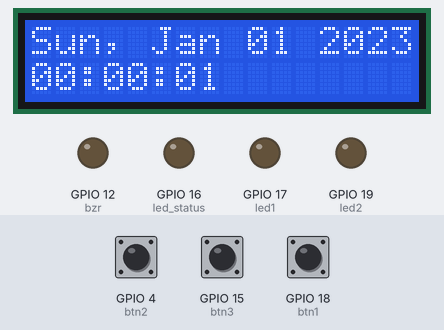
Simulated run of this sketch. Board: ESP32. On the bench: 16×2 character LCD, output pins drawn as LEDs (lit = HIGH). Dashed ring = blinking. The inputs (shaded band) are chosen by the test bench; at power-on: GPIO 18 (btn1) HIGH, GPIO 4 (btn2) HIGH, GPIO 15 (btn3) HIGH. The local clock reads 2024-03-15 10:24:30 at power-on unless the sketch sets it; EEPROM starts erased; what the sketch prints to the serial monitor is not drawn.

Above: at 1.3 s.
1.4 s: GPIO 18 (btn1) pulled LOW for 0.15 s
At 2.26 s:
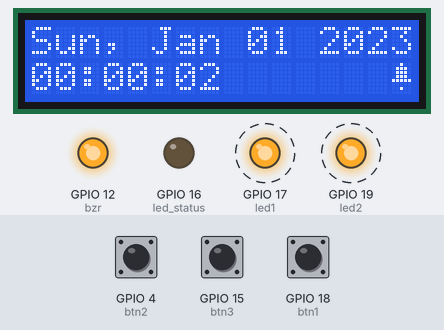
4.5 s: GPIO 4 (btn2) pulled LOW for 0.15 s
At 5.25 s:
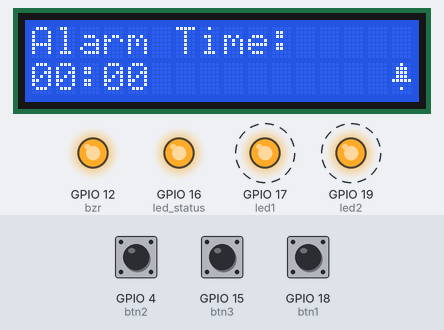
7.6 s: GPIO 15 (btn3) pulled LOW for 0.15 s
At 8.23 s:
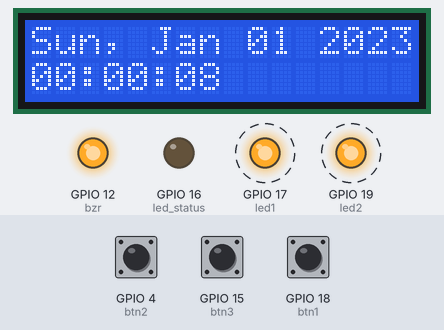
8.3 s: GPIO 4 (btn2) pulled LOW for 1 s
At 9.23 s:
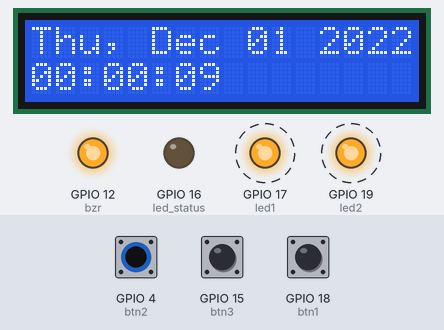
9.9 s: GPIO 4 (btn2) pulled LOW for 0.15 s
At 10.51 s:
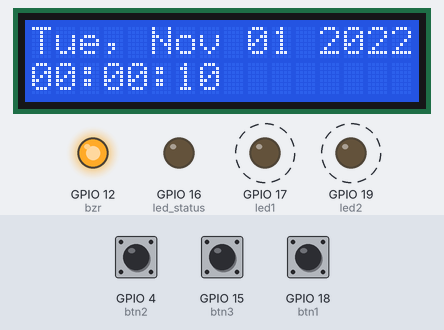
10.6 s: GPIO 4 (btn2) pulled LOW for 3.2 s
At 11.23 s:
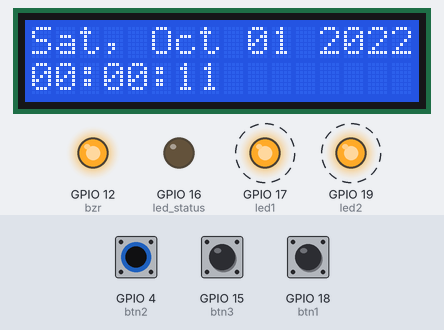
Timing chart, 0 to 15.4 s (numbered marks = the images above; inputs shaded):
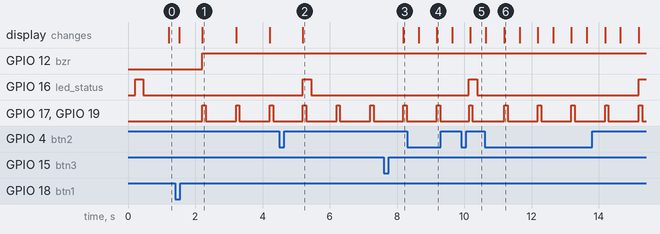

Measured:
- after the input at 1.4 s, GPIO 12 (bzr): LOW → HIGH after 0.81 s; GPIO 17 (led1), GPIO 19 (led2): alternates HIGH for 0.10 s and LOW for 0.90 s, starting after 0.81 s; the display: first changes after 0.12 s (image 1 shows a later state)
- after the input at 4.5 s, the display: changes after 0.70 s (image 2)
- after the input at 7.6 s, the display: changes after 0.58 s (image 3)
- after the input at 8.3 s, the display: first differs from a run without the input after 0.88 s (image 4)
- after the input at 9.9 s, the display: changes after 0.27 s (image 5)
- after the input at 10.6 s, the display: first differs from a run without the input after 0.58 s (image 6)
- what the display in image 1 shows lasts 1.0 s, from 2.2 s to 3.2 s

The sketch:

Alarm_Clock.ino
```cpp
//Want to the authors/contributors of the libraries that are currently used in this sketch.

//libraries
#include <Wire.h>
#include <LiquidCrystal_I2C.h>
#include <ESP32Time.h>
#include <TaskScheduler.h>
#include <ezButton.h>
#include <Preferences.h>

#define led_status 16
#define btn1 18
#define btn2 4
#define btn3 15
#define bzr 12
#define led1 17
#define led2 19

//lcd
int lcdColumns = 16;
int lcdRows = 2;
LiquidCrystal_I2C lcd(0x27, lcdColumns, lcdRows);

unsigned int alarmHour, alarmMinute;
bool alarmSet = false;
bool showAlarm = false;
unsigned int showAlarmtime = 0;
unsigned int changeState = 0;

//
unsigned int newmonth;
unsigned int year, month, day, second, hour, minute;
// Buttons
ezButton button1(btn1);
ezButton button2(btn2);
ezButton button3(btn3);

// Preferences object
Preferences pref;

//callbacks, tasks and runner
void t1Callback();
void t2Callback();
void t3Callback();
void t4Callback();
void t5Callback();
void t6Callback();

byte Bell[] = {
  B00100,
  B01110,
  B01110,
  B01110,
  B11111,
  B00000,
  B00100,
  B00000
};
//lcd show
Task t1(1000, TASK_FOREVER, &t1Callback);

//led status turn on activate t3
Task t2(5000, TASK_FOREVER, &t2Callback);

//turn off led status disable t3
Task t3(0, TASK_FOREVER, &t3Callback);

//buzzer and led turn on, activate t5
Task t4(1000, TASK_FOREVER, &t4Callback);

//turn off led alarms
Task t5(0, TASK_FOREVER, &t5Callback);
Task t6(0,TASK_FOREVER, &t6Callback);

Scheduler runner;

//ESP32Time rtc;
ESP32Time rtc(0);

//time string for displaying time at lcd
char timeString[20];
char timeString1[20];

//callback that shows time on lcd
void t1Callback() {
  //Serial.println(rtc.getTime("%A, %B %d %Y %H:%M:%S"));   // (String) returns time with specified format
  // formating options  http://www.cplusplus.com/reference/ctime/strftime/
  struct tm timeinfo = rtc.getTimeStruct();
  if (changeState == 0) {
    lcd.setCursor(0, 0);
    //sprintf(dateString, "%03d, %03d/", rtc.getDate());
    //lcd.print(timeString);
    lcd.print(rtc.getDate());
    lcd.setCursor(0, 1);
    sprintf(timeString, "%02d:%02d:%02d", rtc.getHour(true), rtc.getMinute(), rtc.getSecond());
    lcd.print(timeString);
    Serial.println(timeString);
  }

  if (changeState != 0){
      runner.addTask(t6);
      t6.enable();
      t6.setInterval(500);
  }


  // if (changeState == 1) {
  //   Serial.println(rtc.getMonth());
  // }
  // if (changeState == 2) {
  //   Serial.println(rtc.getDay());
  // }
  // if (changeState == 3) {
  //   Serial.println(rtc.getYear());
  // }
  // if (changeState == 4) {
  //   Serial.println(rtc.getHour(true));
  // }
  // if (changeState == 5) {
  //   Serial.println(rtc.getMinute());
  // }
  // if (changeState == 6) {
  //   Serial.println(alarmHour);
  // }
  // if (changeState == 7) {
  //   Serial.println(alarmMinute);
  // }


  if (showAlarm == true && changeState == 0) {
    showAlarmtime++;
    if (showAlarmtime <= 5) {
      lcd.clear();
      lcd.setCursor(0, 0);
      lcd.print("Alarm Time:");
      lcd.setCursor(0, 1);
      sprintf(timeString1, "%02d:%02d", alarmHour, alarmMinute);
      lcd.print(timeString1);
    } else {
      showAlarmtime = 0;
      showAlarm = false;
    }
  }
   else if (changeState == 6 || changeState == 7){
      lcd.clear();
      lcd.setCursor(0, 0);
      lcd.print("Alarm Time:");
      lcd.setCursor(0, 1);
      sprintf(timeString1, "%02d:%02d", alarmHour, alarmMinute);
      lcd.print(timeString1);
   }
   else {
    lcd.clear();
    lcd.setCursor(0, 0);
    //sprintf(dateString, "%03d, %03d/", rtc.getDate());
    //lcd.print(timeString);
    lcd.print(rtc.getDate());

    lcd.setCursor(0, 1);
    sprintf(timeString, "%02d:%02d:%02d", rtc.getHour(true), rtc.getMinute(), rtc.getSecond());
    lcd.print(timeString);
    //Serial.println(timeString);
  }
  Serial.println(rtc.getMonth());
  saveSettings();
}

//led status turns on every 5 seconds for 250 msec, it will turns off thx to t3
void t2Callback() {
  //Serial.println("LED ON");
  digitalWrite(led_status, HIGH);
  runner.addTask(t3);
  t3.enable();
  t3.setInterval(250);
}

//turn off led
void t3Callback() {
  t3.disable();
  runner.deleteTask(t3);
  digitalWrite(led_status, LOW);
  //Serial.println("LED OFF");
}

//ALARM IS BUZZING
void t4Callback() {
  if (rtc.getHour(true) == alarmHour && rtc.getMinute() == alarmMinute && alarmSet == true) {
    //Serial.println("ALARM");
    digitalWrite(bzr, HIGH);
    digitalWrite(led1, HIGH);
    digitalWrite(led2, HIGH);
    runner.addTask(t5);
    t5.enable();
    t5.setInterval(100);
  } else {
    digitalWrite(bzr, LOW);
  }
}

//DISABLE ALARM
void t5Callback() {
  t5.disable();
  runner.deleteTask(t5);
  digitalWrite(led1, LOW);
  digitalWrite(led2, LOW);
}

void t6Callback(){
  t6.disable();
  runner.deleteTask(t6);

  //change Month
  if(changeState == 1){
    lcd.setCursor(5,0);
    lcd.print("   ");
  }

  //change Day
  else if(changeState == 2){
    lcd.setCursor(9,0);
    lcd.print("  ");
    }

  //change Year
  else if(changeState == 3){
    lcd.setCursor(12,0);
    lcd.print("    ");
  }

  //change Hour
  else if(changeState == 4){
    lcd.setCursor(0,1);
    lcd.print("  ");
  }

  //Change Minute
  else if(changeState == 5){
    lcd.setCursor(3,1);
    lcd.print("  ");
  }

  //Change Alarm Hour
  else if(changeState == 6){
    lcd.setCursor(0,1);
    lcd.print("  ");
  }

  //Change Alarm Minute
  else if(changeState == 7){
    lcd.setCursor(3,1);
    lcd.print("  ");
  }
}

void setup() {
  // put your setup code here, to run once:
  Serial.begin(115200);

  pref.begin("alarm_clock", false);

  //set default time
  alarmHour = pref.getInt("alarmHour",0);
  alarmMinute = pref.getInt("alarmMinute", 0);
  alarmSet = pref.getBool("alarmSet", false);

  // Load time components from Preferences
  year = pref.getInt("year", 2023);
  month = pref.getInt("month", 1);
  day = pref.getInt("day", 1);
  hour = pref.getInt("hour", 0);
  minute = pref.getInt("minute", 0);
  second = pref.getInt("second", 0);
  //rtc.setTime(55, 59, 23, 13, 7, 2024);  // sec, min, hour, day, month, year


  rtc.setTime(second, minute, hour, day, month, year);

  //PIN MODES
  pinMode(led_status, OUTPUT);
  pinMode(bzr, OUTPUT);
  pinMode(led1, OUTPUT);
  pinMode(led2, OUTPUT);

  //SET DEBOUNCE TIMES
  button1.setDebounceTime(100);
  button2.setDebounceTime(100);
  button3.setDebounceTime(100);

  //LCD STARTS
  lcd.begin(16, 2);

  lcd.init();
  // turn on LCD backlight
  lcd.backlight();
  //CREATE A CUSTOM CHAR FOR LCD
  lcd.createChar(0, Bell);
  lcd.clear();
  //initialize runners & tasks
  runner.init();
  runner.addTask(t1);
  runner.addTask(t2);
  runner.addTask(t4);
  //runner.addTask(t6);

  //DEFAULT ALARM HOUR AND MINUTE
  // alarmHour = 5;
  // alarmMinute = 0;

  //ENABLE TASKS
  t1.enable();
  t2.enable();
  t4.enable();
  //t6.enable();
}

void saveSettings() {
  pref.putInt("alarmHour", alarmHour);
  pref.putInt("alarmMinute", alarmMinute);
  pref.putBool("alarmSet", alarmSet);
  pref.putInt("year", rtc.getYear());
  pref.putInt("month", rtc.getMonth() + 1);
  pref.putInt("day", rtc.getDay());
  pref.putInt("hour", rtc.getHour(true));
  pref.putInt("minute", rtc.getMinute());
  pref.putInt("second", rtc.getSecond());
  // Ensure preferences are properly saved
}


void loop() {
  // put your main code here, to run repeatedly:
  //RUNNER EXECUTE RUNS ALL THE TASKS
  runner.execute();

  //BUTTONS WILL ENGANGE IN THE LOOP
  button1.loop();
  button2.loop();
  button3.loop();
//Default State buttons
  if (changeState == 0) {
    //SET ON/OFF THE ALARM
    if (button1.isPressed()) {
      alarmSet = !alarmSet;
    }
    //CREATE A BELL SYMBOL ON THE LCD SCREEN
    if (alarmSet == true) {
      lcd.setCursor(15, 1);
      lcd.write(byte(0));
    } else if (alarmSet == false) {
      //DELETE THE BELL SYMBOL FROM THE LCD
      lcd.setCursor(15, 1);
      lcd.print(" ");
    }

    if (button2.isPressed()) {
      showAlarm = true;
      //Serial.println("Show time");
    }
  }

//For some reason even when you change Year or Day the month decreases by one
//make sure the month increases after the new change related in rtc

//Change month
  if (changeState == 1) {
    if (button1.isPressed()) {
      newmonth = rtc.getMonth() + 1;
      rtc.setTime(rtc.getSecond(), rtc.getMinute(), rtc.getHour(true), rtc.getDay(), newmonth + 1, rtc.getYear());
      pref.putInt("month", newmonth + 1);
    }

    if (button2.isPressed()) {
      newmonth = rtc.getMonth() - 1;
      rtc.setTime(rtc.getSecond(), rtc.getMinute(), rtc.getHour(true), rtc.getDay(), newmonth + 1, rtc.getYear());
      pref.putInt("month", newmonth + 1);
    }
  }

//Change Day
  else if (changeState == 2) {
    if (button1.isPressed()) {
      rtc.setTime(rtc.getSecond(), rtc.getMinute(), rtc.getHour(true), rtc.getDay() + 1, rtc.getMonth() + 1, rtc.getYear());
      pref.putInt("day", rtc.getDay() + 1);
    }
    if (button2.isPressed()) {
      rtc.setTime(rtc.getSecond(), rtc.getMinute(), rtc.getHour(true), rtc.getDay() - 1, rtc.getMonth() + 1, rtc.getYear());
      pref.putInt("day", rtc.getDay() - 1);
    }

  }

//Change Year

  else if (changeState == 3){
      if (button1.isPressed()) {
      rtc.setTime(rtc.getSecond(), rtc.getMinute(), rtc.getHour(true), rtc.getDay(), rtc.getMonth() + 1, rtc.getYear() + 1);
      pref.putInt("year", rtc.getYear() + 1);
    }
    if (button2.isPressed()) {
      rtc.setTime(rtc.getSecond(), rtc.getMinute(), rtc.getHour(true), rtc.getDay(), rtc.getMonth() + 1, rtc.getYear() - 1);
      pref.putInt("year", rtc.getYear() - 1);
    }

  }

  //Change Hour

  else if (changeState == 4){
      if (button1.isPressed()) {
      rtc.setTime(rtc.getSecond(), rtc.getMinute(), rtc.getHour(true) + 1, rtc.getDay(), rtc.getMonth() + 1, rtc.getYear());
      pref.putInt("hour", rtc.getHour(true) + 1);
    }
    if (button2.isPressed()) {
      rtc.setTime(rtc.getSecond(), rtc.getMinute(), rtc.getHour(true) - 1, rtc.getDay(), rtc.getMonth() + 1, rtc.getYear());
      pref.putInt("hour", rtc.getHour(true) - 1);
    }

  }

  //Change Minute
  else if (changeState == 5){
      if (button1.isPressed()) {
      rtc.setTime(rtc.getSecond(), rtc.getMinute() + 1, rtc.getHour(true), rtc.getDay(), rtc.getMonth() + 1, rtc.getYear());
      pref.putInt("minute", rtc.getMinute() + 1);
    }
    if (button2.isPressed()) {
      rtc.setTime(rtc.getSecond(), rtc.getMinute() - 1, rtc.getHour(true), rtc.getDay(), rtc.getMonth() + 1, rtc.getYear());
      pref.putInt("minute", rtc.getMinute() - 1);
    }

  }
  //Change Alarm Hour
  else if (changeState == 6){
    if (button1.isPressed()){
      alarmHour++;
      if(alarmHour > 23){
        alarmHour = 0;
      }
      pref.putInt("alarmHour", alarmHour);
    }

    if (button2.isPressed()){
      alarmHour--;
      if (alarmHour < 0){
        alarmHour = 23;
      }
      pref.putInt("alarmHour", alarmHour);
    }
  }

  else if (changeState == 7){
    if (button1.isPressed()){
        alarmMinute++;
        if(alarmMinute > 59 ){
          alarmMinute = 0;
        }
        pref.putInt("alarmMinute", alarmMinute);
      }

    if (button2.isPressed()){
      alarmMinute--;
      if(alarmMinute < 0){
        alarmMinute = 59;
      }
      pref.putInt("alarmMinute", alarmMinute);
    }
  }
  if (button3.isPressed()) {
    changeState++;
    if (changeState > 7) {
      changeState = 0;
    }
    //Serial.println(changeState);
  }
}
```
